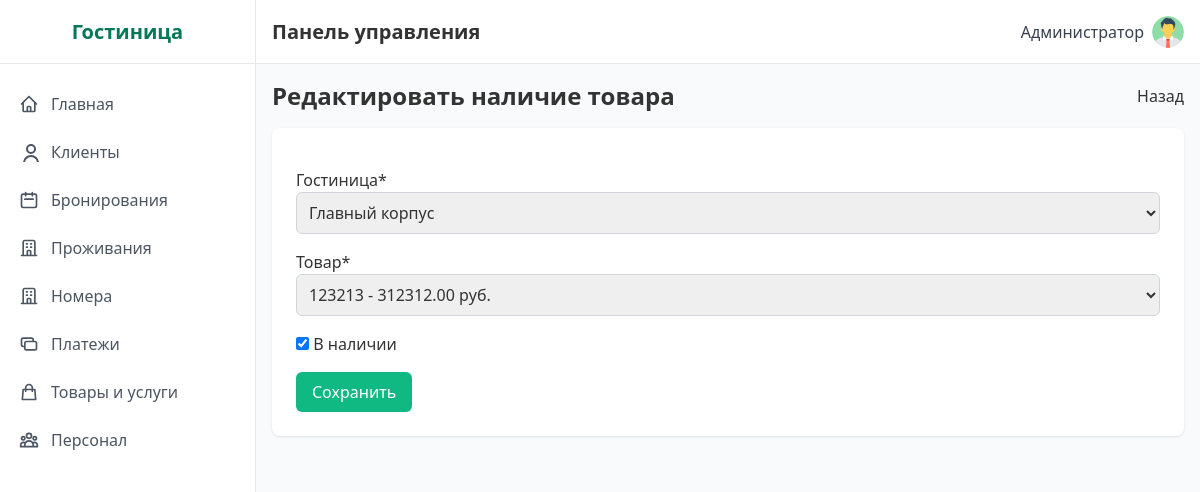
Screenshot of /inventory/building-products/1/edit/ (signed in) with the database file from the repository.
### hotel/models.py (models this page shows, shortened)
class BuildingProducts(models.Model):
    product = models.ForeignKey(Product, on_delete=models.CASCADE, verbose_name='Товар')
    building = models.ForeignKey(Building, on_delete=models.CASCADE, verbose_name='Гостиница')
    is_available = models.BooleanField('В наличии', default=False)
    class Meta:
        verbose_name = 'Товар в гостинице'
        verbose_name_plural = 'Товары в гостинице'
        unique_together = ['product', 'building']

### hotel/views.py (the view)
# urls.py: path('inventory/building-products/<int:pk>/edit/', views.BuildingProductsUpdateView.as_view(), name='buildingproduct_edit'),
class BuildingProductsUpdateView(ProtectedView, UpdateView):
    model = BuildingProducts
    form_class = BuildingProductsForm
    template_name = 'hotel/buildingproducts_form.html'
    success_url = reverse_lazy('product_list')

### hotel/forms.py
class BuildingProductsForm(forms.ModelForm):
    class Meta:
        model = BuildingProducts
        fields = ['building', 'product', 'is_available']
        widgets = {
            'building': forms.Select(attrs=DEFAULT_SELECT),
            'product': forms.Select(attrs=DEFAULT_SELECT),
            'is_available': forms.CheckboxInput(attrs=DEFAULT_CHECKBOX),
        }

### hotel/models.py (called while the page is built)
    def __str__(self):
        return f"{self.name} - {self.price} руб."

    def __str__(self):
        return self.name

### templates/hotel/buildingproducts_form.html (shortened to what this page needs)
{% extends 'base.html' %}
{% load crispy_forms_tags %}
{% block content %}
<div class="mb-8">
  <div class="flex justify-between items-center mb-4">
    <h2 class="text-2xl font-semibold">Редактировать наличие товара</h2>
    <a href="{% url 'product_list' %}" class="btn-secondary">Назад</a>
  </div>
  <div class="bg-white rounded-lg shadow p-6">
    <form method="post" class="space-y-4">
      {{ form|crispy }}
      <button type="submit" class="btn-primary">Сохранить</button>
    </form>
  </div>
</div>
{% endblock %}

### templates/base.html (shortened to what this page needs)
{% load static %}
<!DOCTYPE html>
<html lang="ru">
<head>
  <link href="https://cdnjs.cloudflare.com/ajax/libs/tailwindcss/2.2.19/tailwind.min.css" rel="stylesheet">
  <link href="{% static 'css/style.css' %}" rel="stylesheet">
</head>
<body class="flex h-screen bg-gray-50">
  {% if request.user.is_authenticated %}
<div class="sidebar w-64 flex-shrink-0 hidden md:block" id="sidebar">
  <div class="sidebar-brand flex items-center justify-center h-16 border-b border-gray-200">
    <h2 class="text-xl font-semibold text-green-700">Гостиница</h2>
  </div>
  <div class="py-4">
    <a href="{% url 'dashboard' %}"
       class="sidebar-link {% if request.resolver_match.url_name == 'dashboard' %}active{% endif %}">
      <span class="flex items-center">
        <svg class="w-5 h-5 mr-3" fill="none" stroke="currentColor" viewBox="0 0 24 24">
          <path stroke-linecap="round" stroke-linejoin="round" stroke-width="2"
                d="M3 12l2-2m0 0l7-7 7 7M5 10v10a1 1 0 001 1h3m10-11l2 2m-2-2v10a1 1 0
                   01-1 1h-3m-6 0a1 1 0 001-1v-4a1 1 0 011-1h2a1 1 0 011 1v4a1 1 0
                   001 1m-6 0h6"/>
        </svg>
        Главная
      </span>
    </a>
    <a href="{% url 'client_list' %}"
       class="sidebar-link {% if request.resolver_match.url_name == 'client_list' %}active{% endif %}">
      <span class="flex items-center">
        <svg class="w-5 h-5 mr-3" fill="none" stroke="currentColor" viewBox="0 0 24 24 desalination">
          <path stroke-linecap="round" stroke-linejoin="round" stroke-width="2"
                d="M16 7a4 4 0 11-8 0 4 4 0 018 0zM12 14a7 7 0
                   00-7 7h14a7 7 0 00-7-7z"/>
        </svg>
        Клиенты
      </span>
    </a>
    <a href="{% url 'booking_list' %}"
       class="sidebar-link {% if request.resolver_match.url_name == 'booking_list' %}active{% endif %}">
      <span class="flex items-center">
        <svg class="w-5 h-5 mr-3" fill="none" stroke="currentColor" viewBox="0 0 24 24">
          <path stroke-linecap="round" stroke-linejoin="round" stroke-width="2"
                d="M8 7V3m8 4V3m-9 8h10M5 21h14a2
                   2 0 002-2V7a2 2 0 00-2-2H5a2 2 0
                   00-2 2v12a2 2 0 002 2z"/>
        </svg>
        Бронирования
      </span>
    </a>
    <a href="{% url 'accommodation_list' %}"
       class="sidebar-link {% if request.resolver_match.url_name == 'accommodation_list' %}active{% endif %}">
      <span class="flex items-center">
        <svg class="w-5 h-5 mr-3" fill="none" stroke="currentColor" viewBox="0 0 24 24">
          <path stroke-linecap="round" stroke-linejoin="round" stroke-width="2"
                d="M19 21V5a2 2 0 00-2-2H7a2 2 0
                   00-2 2v16m14 0h2m-2 0h-5m-9 0H3m2
                   0h5M9 7h1m-1 4h1m4-4h1m-1
                   4h1m-5 10v-5a1 1 0 011-1h2a1
                   1 0 011 1v5m-4 0h4"/>
        </svg>
        Проживания
      </span>
    </a>
    <a href="{% url 'room_list' %}"
       class="sidebar-link {% if request.resolver_match.url_name == 'room_list' %}active{% endif %}">
      <span class="flex items-center">
        <svg class="w-5 h-5 mr-3" fill="none" stroke="currentColor" viewBox="0 0 24 24">
          <path stroke-linecap="round" stroke-linejoin="round" stroke-width="2"
                d="M19 21V5a2 2 0 00-2-2H7a2 2 0
                   00-2 2v16m14 0h2m-2 0h-5m-9 0H3m2
                   0h5M9 7h1m-1 4h1m4-4h1m-1
                   4h1m-5 10v-5a1 1 0 011-1h2a1
                   1 0 011 1v5m-4 0h4"/>
        </svg>
        Номера
      </span>
    </a>
    <a href="{% url 'payment_list' %}"
       class="sidebar-link {% if request.resolver_match.url_name == 'payment_list' %}active{% endif %}">
      <span class="flex items-center">
        <svg class="w-5 h-5 mr-3" fill="none" stroke="currentColor" viewBox="0 0 24 24">
          <path stroke-linecap="round" stroke-linejoin="round" stroke-width="2"
                d="M17 9V7a2 2 0 00-2-2H5a2
                   2 0 00-2 2v6a2 2 0 002 2h2m2
                   4h10a2 2 0 002-2v-6a2 2 0
                   00-2-2H9a2 2 0 00-2 2v6a2
                   2 0 002 2z"/>
        </svg>
        Платежи
      </span>
    </a>
    <a href="{% url 'inventory_orders' %}"
       class="sidebar-link {% if request.resolver_match.url_name == 'inventory_orders' %}active{% endif %}">
      <span class="flex items-center">
        <svg class="w-5 h-5 mr-3" fill="none" stroke="currentColor" viewBox="0 0 24 24">
          <path stroke-linecap="round" stroke-linejoin="round" stroke-width="2"
                d="M16 11V7a4 4 0 00-8 0v4M5
                   9h14l1 12H4L5 9z"/>
        </svg>
        Товары и услуги
      </span>
    </a>
    <a href="{% url 'employee_list' %}"
       class="sidebar-link {% if request.resolver_match.url_name == 'employee_list' %}active{% endif %}">
      <span class="flex items-center">
        Персонал
      </span>
    </a>
  </div>
</div>
{% endif %}
    <div class="flex-1 flex flex-col overflow-hidden">
        <header class="header flex items-center justify-between h-16 px-4 border-b border-gray-200">
            <div class="flex items-center">
                <h1 class="text-xl font-semibold">Панель управления</h1>
            </div>
            <div class="flex items-center space-x-4">
{% if request.user.is_authenticated %}
<div class="relative inline-block text-left">
  <button id="userMenuButton"
          class="flex items-center space-x-2 focus:outline-none">
    <span class="text-gray-700">
      {{ request.user.get_full_name|default:request.user.username }}
    </span>
    <img src="{{ request.user.profile.avatar_url|default:'/static/images/default-avatar.png' }}"
         alt="Аватар"
         class="w-8 h-8 rounded-full object-cover">
  </button>
</div>
{% endif %}
</div>
        </header>
        <main class="flex-1 overflow-y-auto p-4 bg-gray-50">
            {% block content %}{% endblock %}
        </main>
    </div>
</body>
</html>

### static/css/style.css (style rules this page uses)
:root { --primary-green: #10b981; --dark-green: #047857; --light-green: #a7f3d0; --bg-green: #ecfdf5; --border-gray: #e5e7eb; }
body { font-family: 'Segoe UI', Tahoma, Geneva, Verdana, sans-serif; background-color: var(--bg-green); color: #333; }
.sidebar { background-color: white; border-right: 1px solid var(--border-gray); }
.sidebar > div:first-child { border-bottom: 1px solid var(--border-gray); }
.sidebar-link { display: block; padding: 0.75rem 1rem; color: #4b5563; border-left: 3px solid transparent; transition: background-color .2s, border-color .2s; }
.sidebar .sidebar-brand { width: 100%; border-bottom: 1px solid var(--border-gray); }
.header { background-color: white; border-bottom: 1px solid var(--border-gray); box-shadow: 0 1px 3px rgba(0,0,0,0.05); }
.btn-primary { background-color: var(--primary-green); color: white; padding: 0.5rem 1rem; border-radius: 0.375rem; font-weight: 500; transition: background-color .2s; display: inline-block; text-decoration: none; }
input[type="text"], input[type="email"], input[type="date"], input[type="number"], select, textarea { border: 1px solid #d1d5db; border-radius: 0.375rem; padding: 0.5rem; width: 100%; font-size: 1rem; transition: border-color .2s; }
.mb-4 { margin-bottom: 1rem !important; }
.shadow { box-shadow: 0 1px 3px rgba(0,0,0,0.1) !important; }
.rounded { border-radius: 0.375rem !important; }
.p-6 { padding: 1.5rem !important; }

### rows the page displays
BuildingProducts: building "Главный корпус", product "123213 - 312312.00 руб.", is_available "☑"

### other values shown
{{ request.user.get_full_name|default:request.user.username }} "Администратор"
